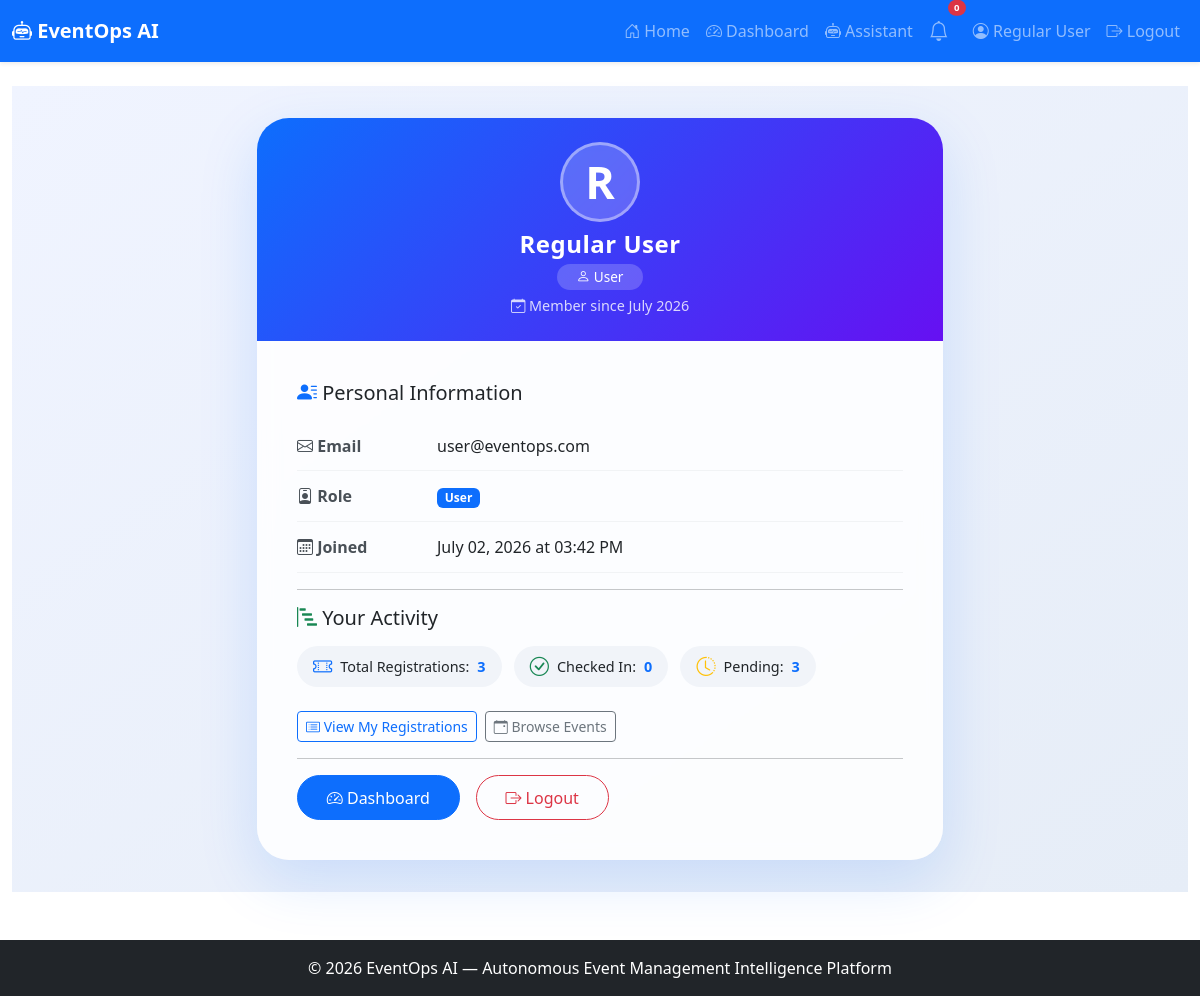
The page /profile (signed in) on the database its author committed.
### app.py (models this page shows, shortened)
class User(UserMixin, db.Model):
    id = db.Column(db.Integer, primary_key=True)
    name = db.Column(db.String(100), nullable=False)
    email = db.Column(db.String(100), unique=True, nullable=False)
    password_hash = db.Column(db.String(200), nullable=False)
    role = db.Column(db.String(20), default='user')
    created_at = db.Column(db.DateTime, default=lambda: datetime.now(timezone.utc))

### app.py (the view)
@app.route('/profile')
@login_required
def profile():
    user_regs = Registration.query.filter_by(user_id=current_user.id).all()
    total_regs = len(user_regs)
    checked_in = sum(1 for r in user_regs if r.checked_in)
    pending = total_regs - checked_in
    stats = {
        'total_registrations': total_regs,
        'checked_in': checked_in,
        'pending': pending,
    }
    return render_template('profile.html', stats=stats)

### app.py (called while the page is built)
@login_manager.user_loader
def load_user(user_id):
    return User.query.get(int(user_id))

### templates/profile.html (shortened to what this page needs)
{% extends "base.html" %}
{% block content %}
<div class="profile-wrapper">
    <div class="col-md-10 col-lg-8 col-xl-7">
        <div class="card profile-card">
            <div class="card-header">
                <div class="avatar">
                    {{ current_user.name[0] }}
                </div>
                <h4>{{ current_user.name }}</h4>
                <div class="role-badge">
                    <i class="bi {{ 'bi-shield-lock' if current_user.role == 'admin' else 'bi-person' }}"></i>
                    {{ current_user.role|title }}
                </div>
                <p class="mb-0" style="opacity:0.8; font-size:0.9rem; margin-top:0.3rem;">
                    <i class="bi bi-calendar-check"></i> Member since {{ current_user.created_at.strftime('%B %Y') if current_user.created_at else 'N/A' }}
                </p>
            </div>
            <div class="card-body">
                <h5 class="mb-3"><i class="bi bi-person-lines-fill text-primary"></i> Personal Information</h5>
                <div class="info-row">
                    <div class="info-label"><i class="bi bi-envelope"></i> Email</div>
                    <div class="info-value">{{ current_user.email }}</div>
                </div>
                <div class="info-row">
                    <div class="info-label"><i class="bi bi-person-badge"></i> Role</div>
                    <div class="info-value">
                        <span class="badge bg-{{ 'danger' if current_user.role == 'admin' else 'primary' }}">
                            {{ current_user.role|title }}
                        </span>
                    </div>
                </div>
                <div class="info-row">
                    <div class="info-label"><i class="bi bi-calendar3"></i> Joined</div>
                    <div class="info-value">
                        {{ current_user.created_at.strftime('%B %d, %Y at %I:%M %p') if current_user.created_at else 'N/A' }}
                    </div>
                </div>
                <hr>
                <h5 class="mb-3"><i class="bi bi-bar-chart-steps text-success"></i> Your Activity</h5>
                <div class="mb-3">
                    <span class="stat-badge"><i class="bi bi-ticket-perforated text-primary"></i> Total Registrations: <span class="stat-number">{{ stats.total_registrations }}</span></span>
                    <span class="stat-badge"><i class="bi bi-check-circle text-success"></i> Checked In: <span class="stat-number">{{ stats.checked_in }}</span></span>
                    <span class="stat-badge"><i class="bi bi-clock-history text-warning"></i> Pending: <span class="stat-number">{{ stats.pending }}</span></span>
                </div>
                <div class="d-flex flex-wrap gap-2 mt-3">
                    <a href="{{ url_for('user_my_registrations') }}" class="btn btn-outline-primary btn-sm">
                        <i class="bi bi-card-list"></i> View My Registrations
                    </a>
                    <a href="{{ url_for('browse_events') }}" class="btn btn-outline-secondary btn-sm">
                        <i class="bi bi-calendar-event"></i> Browse Events
                    </a>
                </div>
                <hr>
                <div class="profile-actions d-flex flex-wrap gap-3 mt-3">
                    <a href="{{ url_for('dashboard') }}" class="btn btn-primary">
                        <i class="bi bi-speedometer2"></i> Dashboard
                    </a>
                    <a href="{{ url_for('logout') }}" class="btn btn-outline-danger">
                        <i class="bi bi-box-arrow-right"></i> Logout
                    </a>
                </div>
            </div>
        </div>
    </div>
</div>
{% endblock %}

### templates/base.html (shortened to what this page needs)
<!DOCTYPE html>
<html lang="en">
<head>
    <link href="https://cdn.jsdelivr.net/npm/bootstrap@5.3.0/dist/css/bootstrap.min.css" rel="stylesheet">
    <link rel="stylesheet" href="https://cdn.jsdelivr.net/npm/bootstrap-icons@1.11.0/font/bootstrap-icons.css">
    <link rel="stylesheet" href="{{ url_for('static', filename='css/style.css') }}">
</head>
<body>
    <nav class="navbar navbar-expand-lg navbar-dark bg-primary shadow-sm">
        <div class="container-fluid">
            <a class="navbar-brand fw-bold" href="{{ url_for('index') }}">
                <i class="bi bi-robot"></i> EventOps AI
            </a>
            <div class="collapse navbar-collapse" id="navbarNav">
                <ul class="navbar-nav ms-auto align-items-lg-center">
                    {% if current_user.is_authenticated %}
                        <li class="nav-item">
                            <a class="nav-link" href="{{ url_for('index') }}">
                                <i class="bi bi-house-door"></i> Home
                            </a>
                        </li>
                        <li class="nav-item">
                            <a class="nav-link" href="{{ url_for('dashboard') }}">
                                <i class="bi bi-speedometer2"></i> Dashboard
                            </a>
                        </li>
                        <li class="nav-item">
                            <a class="nav-link" href="{{ url_for('assistant_page') }}">
                                <i class="bi bi-robot"></i> Assistant
                            </a>
                        </li>
                        <li class="nav-item position-relative me-2">
                            <a class="nav-link" href="#" title="Notifications" data-bs-toggle="dropdown">
                                <i class="bi bi-bell fs-5"></i>
                                <span class="position-absolute top-0 start-100 translate-middle badge rounded-pill bg-danger" style="font-size:0.6rem;">
                                    0
                                </span>
                            </a>
                        </li>
                        <li class="nav-item">
                            <a class="nav-link" href="{{ url_for('profile') }}">
                                <i class="bi bi-person-circle"></i> {{ current_user.name }}
                            </a>
                        </li>
                        <li class="nav-item">
                            <a class="nav-link" href="{{ url_for('logout') }}">
                                <i class="bi bi-box-arrow-right"></i> Logout
                            </a>
                        </li>
{% endif %}
                </ul>
            </div>
        </div>
    </nav>
    <main class="container-fluid py-4">
        {% block content %}{% endblock %}
    </main>
    <footer class="footer bg-dark text-white py-3 mt-4">
        <div class="container text-center">
            <span>© 2026 EventOps AI — Autonomous Event Management Intelligence Platform</span>
        </div>
    </footer>
</body>
</html>

### templates/profile.html (style rules this page uses)
.profile-wrapper { min-height: 80vh; display: flex; align-items: center; justify-content: center; background: linear-gradient(145deg, #f0f4ff 0%, #e6edf7 100%); padding: 2rem 0; }
.profile-card { border: none; border-radius: 2rem; background: rgba(255, 255, 255, 0.85); backdrop-filter: blur(10px); box-shadow: 0 20px 60px rgba(13, 110, 253, 0.15); transition: transform 0.3s ease; overflow: hidden; }
.profile-card .card-header { background: linear-gradient(135deg, #0d6efd, #6610f2); color: white; padding: 1.5rem 2rem; border: none; text-align: center; position: relative; }
.profile-card .card-header .avatar { width: 80px; height: 80px; border-radius: 50%; background: rgba(255,255,255,0.2); display: flex; align-items: center; justify-content: center; margin: 0 auto 0.5rem; font-size: 2.8rem; font-weight: 700; color: white; border: 3px solid rgba(255,255,255,0.4); text-transform: uppercase; backdrop-filter: blur(4px); }
.profile-card .card-header h4 { font-weight: 700; letter-spacing: 0.5px; margin-bottom: 0.1rem; }
.profile-card .card-header .role-badge { display: inline-block; padding: 0.2rem 1.2rem; border-radius: 30px; background: rgba(255,255,255,0.2); font-size: 0.85rem; font-weight: 500; margin-top: 0.2rem; }
.profile-card .card-body { padding: 2.5rem 2.5rem; }
.info-row { display: flex; padding: 0.8rem 0; border-bottom: 1px solid #f1f3f5; }
.info-row .info-label { width: 140px; font-weight: 600; color: #495057; flex-shrink: 0; }
.info-row .info-value { flex: 1; color: #212529; }
.stat-badge { display: inline-flex; align-items: center; gap: 0.5rem; padding: 0.4rem 1rem; border-radius: 50px; background: #f1f4f9; font-size: 0.9rem; margin-right: 0.5rem; margin-bottom: 0.5rem; }
.stat-badge i { font-size: 1.2rem; }
.stat-badge .stat-number { font-weight: 700; color: #0d6efd; }
.profile-actions .btn { border-radius: 50px; padding: 0.6rem 1.8rem; font-weight: 500; transition: all 0.2s ease; }

### rows shown on the page
User: name "Regular User", name "R", role "User", created_at "July 2026", email "user@eventops.com", created_at "July 02, 2026 at 03:42 PM"

### other values the page prints
{{ stats.total_registrations }} "3"
{{ stats.checked_in }} "0"
{{ stats.pending }} "3"
